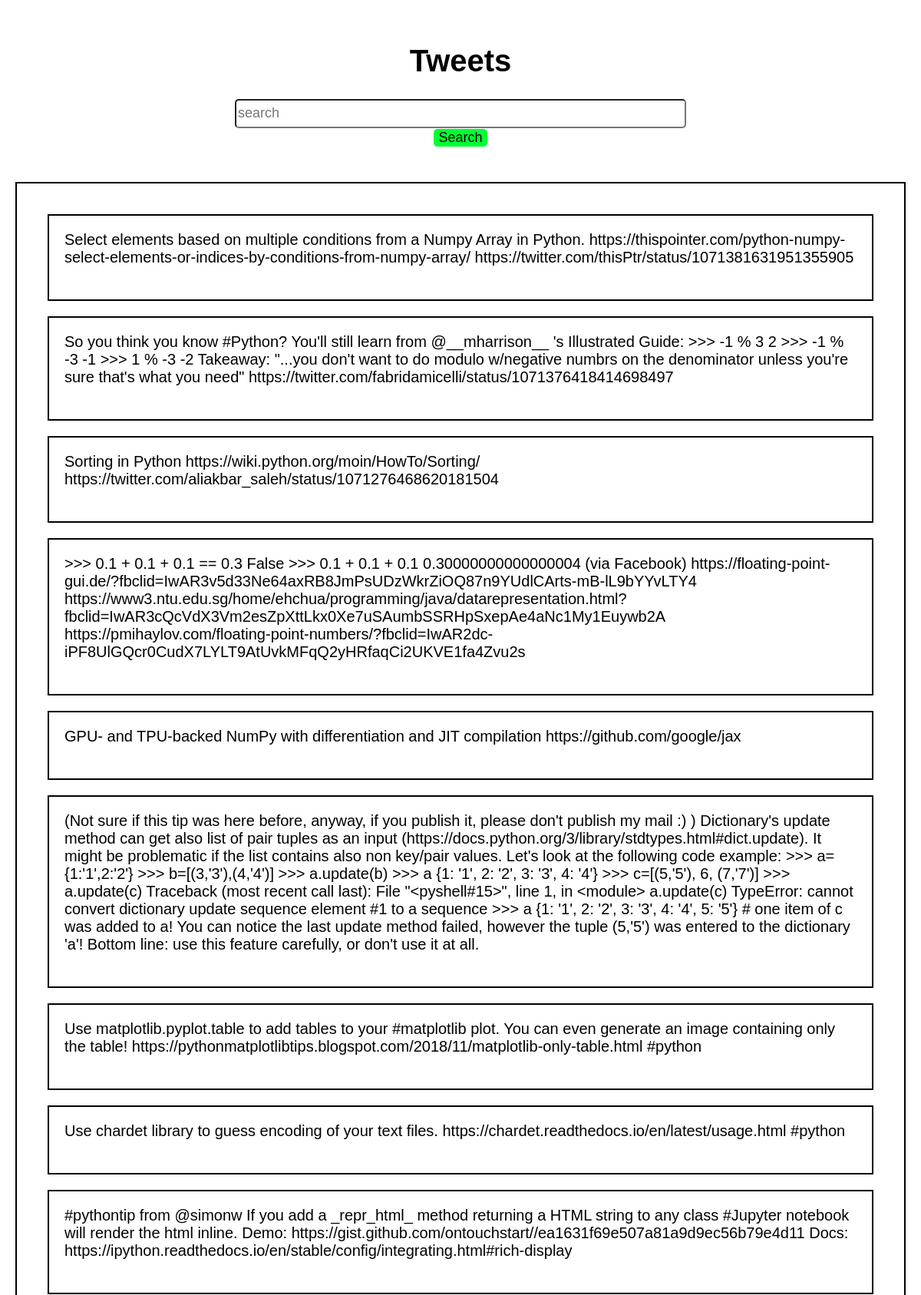
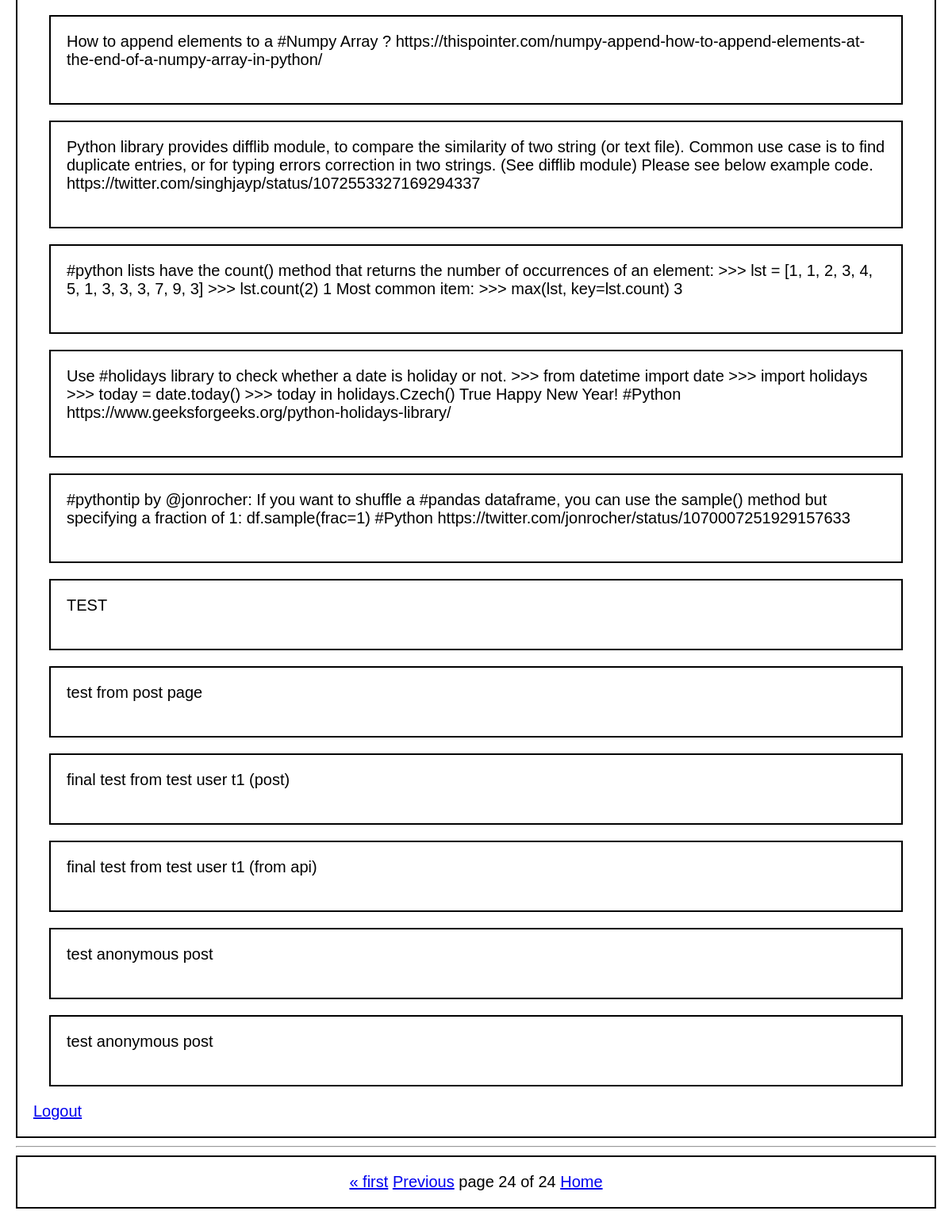
Screenshot of /?page=24 with the database file from the repository (2 pictures, top to bottom).
### tips/models.py (models this page shows)
class Tweet(models.Model):
    username = models.CharField(max_length=140, blank=False, null=False)
    tip = models.CharField(max_length=140, blank=False, null=False)
    email = models.EmailField(max_length=200, blank=True, null=True)
    created_at = models.DateTimeField(max_length=100, auto_now_add=True,)
    updated = models.DateTimeField(auto_now=True, blank=True)
    def __str__(self):
        return f'{self.tip}'

### tips/views.py (the view)
def index(request):
    template = 'tips/display_tips.html'
    python_tips = Tweet.objects.all()
    page_number = request.GET.get('page')
    paginator = Paginator(python_tips, 20)
    try:
        tweets = paginator.page(page_number)
    except PageNotAnInteger:
        tweets = paginator.page(1)
    except EmptyPage:
        tweets = paginator.page(paginator.num_pages)
    context = {'tweets': tweets}
    return render(request, template, context)

### tips/templates/tips/display_tips.html (shortened to what this page needs)
{% extends 'tips/base.html' %}
{% block heading %} Tweets {% endblock %}
{% block body %}
    {% for tweet in tweets %}
    <div class="pytip">
        {{tweet}} <br><br>
    </div>
    {% endfor %}
<a href="{% url 'logout' %}">Logout</a>
{% endblock %}

### tips/templates/tips/base.html (style rules this page uses)
body { color:black; font: 20px bold ariel,sans-serif; margin: 10px auto; padding: 20px; }
.pytip { border: 2px solid black; padding: 20px; margin: 20px }

### rows the page displays
Tweet: tip "Select elements based on multiple conditions from a Numpy Array in Python. https://thispointer.com/python-numpy-select-elements-or-indices-by-conditions-from-numpy-array/ https://twitter.com/thisPtr/status/1071381631951355905"
Tweet: tip "So you think you know #Python? You'll still learn from @__mharrison__ 's Illustrated Guide: >>> -1 % 3 2 >>> -1 % -3 -1 >>> 1 % -3 -2 Takeaway: \"...you don't want to do modulo w/negative numbrs on the denominator unless you're sure that's what you need\" https://twitter.com/fabridamicelli/status/1071376418414698497"
Tweet: tip "Sorting in Python https://wiki.python.org/moin/HowTo/Sorting/ https://twitter.com/aliakbar_saleh/status/1071276468620181504"
Tweet: tip ">>> 0.1 + 0.1 + 0.1 == 0.3 False >>> 0.1 + 0.1 + 0.1 0.30000000000000004 (via Facebook) https://floating-point-gui.de/?fbclid=IwAR3v5d33Ne64axRB8JmPsUDzWkrZiOQ87n9YUdlCArts-mB-lL9bYYvLTY4 https://www3.ntu.edu.sg/home/ehchua/programming/java/datarepresentation.html?fbclid=IwAR3cQcVdX3Vm2esZpXttLkx0Xe7uSAumbSSRHpSxepAe4aNc1My1Euywb2A https://pmihaylov.com/floating-point-numbers/?fbclid=IwAR2dc-iPF8UlGQcr0CudX7LYLT9AtUvkMFqQ2yHRfaqCi2UKVE1fa4Zvu2s"
Tweet: tip "GPU- and TPU-backed NumPy with differentiation and JIT compilation https://github.com/google/jax"
Tweet: tip "(Not sure if this tip was here before, anyway, if you publish it, please don't publish my mail :) ) Dictionary's update method can get also list of pair tuples as an input (https://docs.python.org/3/library/stdtypes.html#dict.update). It might be problematic if the list contains also non key/pair values. Let's look at the following code example: >>> a={1:'1',2:'2'} >>> b=[(3,'3'),(4,'4')] >>> a.update(b) >>> a {1: '1', 2: '2', 3: '3', 4: '4'} >>> c=[(5,'5'), 6, (7,'7')] >>> a.update(c) Traceback (most recent call last): File \"<pyshell#15>\", line 1, in <module> a.update(c) TypeError: cannot convert dictionary update sequence element #1 to a sequence >>> a {1: '1', 2: '2', 3: '3', 4: '4', 5:…"
Tweet: tip "Use matplotlib.pyplot.table to add tables to your #matplotlib plot. You can even generate an image containing only the table! https://pythonmatplotlibtips.blogspot.com/2018/11/matplotlib-only-table.html #python"
Tweet: tip "Use chardet library to guess encoding of your text files. https://chardet.readthedocs.io/en/latest/usage.html #python"
Tweet: tip "#pythontip from @simonw If you add a _repr_html_ method returning a HTML string to any class #Jupyter notebook will render the html inline. Demo: https://gist.github.com/ontouchstart//ea1631f69e507a81a9d9ec56b79e4d11 Docs: https://ipython.readthedocs.io/en/stable/config/integrating.html#rich-display"
Tweet: tip "How to append elements to a #Numpy Array ? https://thispointer.com/numpy-append-how-to-append-elements-at-the-end-of-a-numpy-array-in-python/"
Tweet: tip "Python library provides difflib module, to compare the similarity of two string (or text file). Common use case is to find duplicate entries, or for typing errors correction in two strings. (See difflib module) Please see below example code. https://twitter.com/singhjayp/status/1072553327169294337"
Tweet: tip "#python lists have the count() method that returns the number of occurrences of an element: >>> lst = [1, 1, 2, 3, 4, 5, 1, 3, 3, 3, 7, 9, 3] >>> lst.count(2) 1 Most common item: >>> max(lst, key=lst.count) 3"
Tweet: tip "Use #holidays library to check whether a date is holiday or not. >>> from datetime import date >>> import holidays >>> today = date.today() >>> today in holidays.Czech() True Happy New Year! #Python https://www.geeksforgeeks.org/python-holidays-library/"
Tweet: tip "#pythontip by @jonrocher: If you want to shuffle a #pandas dataframe, you can use the sample() method but specifying a fraction of 1: df.sample(frac=1) #Python https://twitter.com/jonrocher/status/1070007251929157633"
Tweet: tip "TEST"
Tweet: tip "test from post page"
Tweet: tip "final test from test user t1 (post)"
Tweet: tip "final test from test user t1 (from api)"
Tweet: tip "test anonymous post"
Tweet: tip "test anonymous post"

### other values shown
{{ tweets.number }} "24"
{{ tweets.paginator.num_pages }} "24"
